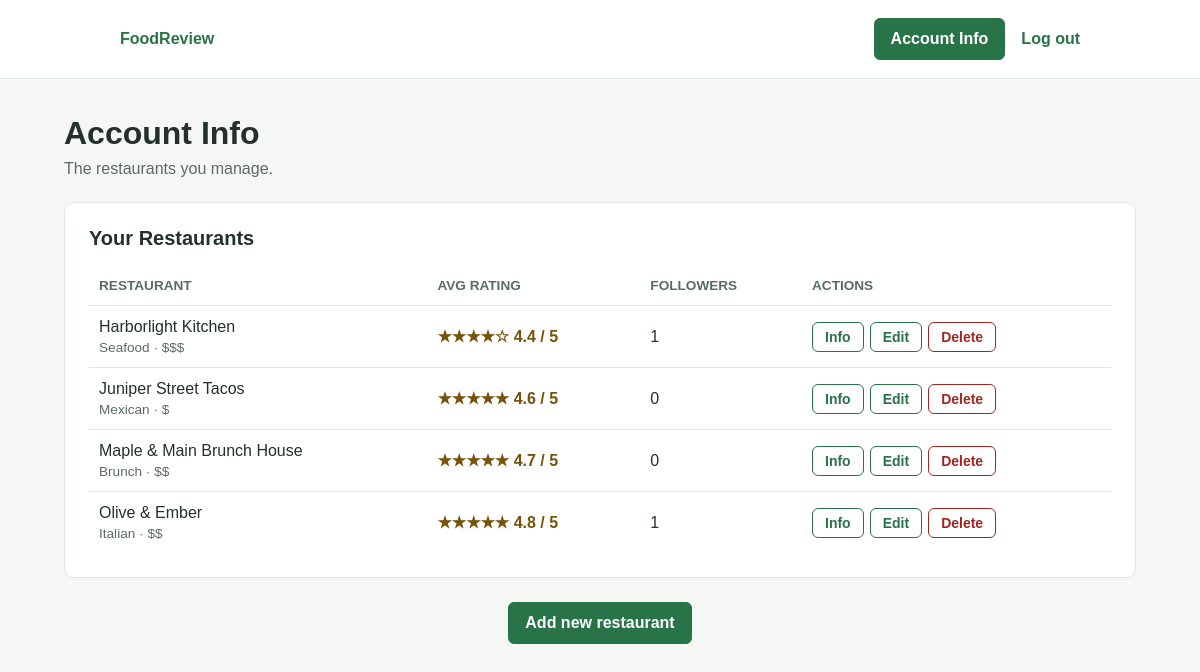
The page /owner-account-info.php (signed in) on the database its author committed.
### tables this page shows
CREATE TABLE restaurants (
    restaurant_id INTEGER PRIMARY KEY,
    owner_user_id INTEGER NOT NULL,
    name VARCHAR(255) NOT NULL,
    cuisine_type VARCHAR(100) NOT NULL,
    price_range VARCHAR(50) NOT NULL CHECK (price_range IN ('$', '$$', '$$$', '$$$$')),
    address VARCHAR(255) NOT NULL,
    city VARCHAR(100) NOT NULL,
    phone VARCHAR(30) NOT NULL,
    avg_rating DECIMAL(3, 2),
    created_at TIMESTAMP NOT NULL DEFAULT CURRENT_TIMESTAMP,
    FOREIGN KEY (owner_user_id) REFERENCES users (user_id)
);

### includes/auth.php (called while the page is built, shortened)
<?php
require_once __DIR__ . '/db.php';
function currentUser(): ?array
{
    return $_SESSION['user'] ?? null;
}
function hasRole(string ...$roles): bool
{
    $user = currentUser();
    return $user !== null && in_array($user['role'], $roles, true);
}
    ?>
    <?php
function getOwnedRestaurantIds(): array
{
    $statement = db()->prepare('SELECT restaurant_id FROM restaurants WHERE owner_user_id = ? ORDER BY restaurant_id');
    $statement->execute([currentUser()['id']]);
    return array_map('intval', $statement->fetchAll(PDO::FETCH_COLUMN));
}

### includes/db.php (called while the page is built, shortened)
<?php
function db(): PDO
{
    static $pdo = null;
    if ($pdo === null) {
        $path = __DIR__ . '/../database/restaurants.db';
        $pdo = new PDO('sqlite:' . $path);
        $pdo->setAttribute(PDO::ATTR_ERRMODE, PDO::ERRMODE_EXCEPTION);
        $pdo->setAttribute(PDO::ATTR_DEFAULT_FETCH_MODE, PDO::FETCH_ASSOC);
        $pdo->exec('PRAGMA foreign_keys = ON');
    }
    return $pdo;
}

### includes/restaurants.php (called while the page is built, shortened)
<?php
require_once __DIR__ . '/db.php';
function getRestaurantsByIds(array $restaurantIds): array
{
    $placeholders = implode(', ', array_fill(0, count($restaurantIds), '?'));
    $statement = db()->prepare(RESTAURANT_SELECT . " WHERE r.restaurant_id IN ($placeholders) ORDER BY r.name");
    $statement->execute(array_values($restaurantIds));
    return $statement->fetchAll();
}
function ratingStars($rating): string
{
    $fullStars = max(0, min(5, (int) round((float) $rating)));
    return str_repeat('★', $fullStars) . str_repeat('☆', 5 - $fullStars);
}
function formatRating($rating): string
{
    return $rating === null ? 'No ratings yet' : number_format((float) $rating, 1) . ' / 5';
}

### owner-account-info.php (the view, shortened to what this page needs)
<?php
require_once 'includes/auth.php';
require_once 'includes/restaurants.php';
$managedRestaurants = getRestaurantsByIds(getOwnedRestaurantIds());
?>
<!DOCTYPE html>
<html lang="en">
<head>
    <link rel="stylesheet" href="css/styles.css">
</head>
<body>
    <?php require_once 'includes/header.php'; ?>
    <main class="wide">
        <h1>Account Info</h1>
        <p class="intro">
            The restaurants you manage.
        </p>
        <section class="account-section" aria-labelledby="restaurants-heading">
            <h2 id="restaurants-heading">Your Restaurants</h2>
            <?php if (count($managedRestaurants) === 0): ?>
                <p class="intro">You don't have any restaurants yet. Add one to get started.</p>
            <?php else: ?>
                <div class="table-wrap">
                    <table class="data-table">
                        <thead>
                            <tr>
                                <th scope="col">Restaurant</th>
                                <th scope="col">Avg Rating</th>
                                <th scope="col">Followers</th>
                                <th scope="col">Actions</th>
                            </tr>
                        </thead>
                        <tbody>
                            <?php foreach ($managedRestaurants as $restaurant): ?>
                                <?php $restaurantId = (int) $restaurant['id']; ?>
                                <tr>
                                    <td>
                                        <?= htmlspecialchars($restaurant['name'], ENT_QUOTES, 'UTF-8') ?>
                                        <span class="cell-note"><?= htmlspecialchars($restaurant['cuisine'], ENT_QUOTES, 'UTF-8') ?> · <?= htmlspecialchars($restaurant['price_range'], ENT_QUOTES, 'UTF-8') ?></span>
                                    </td>
                                    <td class="rating" aria-label="Rating: <?= formatRating($restaurant['rating']) ?>"><?= ratingStars($restaurant['rating']) ?> <?= formatRating($restaurant['rating']) ?></td>
                                    <td><?= number_format($restaurant['followers']) ?></td>
                                    <td>
                                        <div class="table-actions">
                                            <a class="secondary-button button-small" href="restaurant-details.php?restaurant=<?= $restaurantId ?>">Info</a>
                                            <a class="secondary-button button-small" href="restaurant-edit.php?restaurant=<?= $restaurantId ?>">Edit</a>
                                            <a class="danger-button button-small" href="restaurant-delete.php?restaurant=<?= $restaurantId ?>">Delete</a>
                                        </div>
                                    </td>
                                </tr>
                            <?php endforeach; ?>
                        </tbody>
                    </table>
                </div>
            <?php endif; ?>
        </section>
        <div class="center-action">
            <a class="details-button" href="restaurant-add.php">Add new restaurant</a>
        </div>
    </main>
</body>
</html>

### css/styles.css (style rules this page uses)
* { box-sizing: border-box; }
body { background: #f5f7f4; color: #23312a; font-family: Arial, sans-serif; margin: 0; }
main { margin: 0 auto; max-width: 960px; padding: 36px 24px; }
main.wide { max-width: 1120px; }
h1 { margin: 0 0 8px; }
.intro { color: #5c6b62; margin: 0 0 24px; }
.details-button, .account-button, .follow-button, .secondary-button, .danger-button { border: 1px solid transparent; border-radius: 6px; cursor: pointer; display: inline-block; font: inherit; font-weight: 600; padding: 11px 16px; text-align: center; text-decoration: none; }
.details-button, .account-button, .follow-button { background: #287348; border-color: #287348; color: #fff; }
.secondary-button { background: #fff; border-color: #287348; color: #287348; }
.danger-button { background: #fff; border-color: #a12622; color: #a12622; }
.button-small { font-size: 0.875rem; padding: 6px 12px; }
.rating { color: #76520a; font-weight: 600; }
.account-section { background: #fff; border: 1px solid #e1e8e2; border-radius: 10px; padding: 24px; }
.account-section > h2 { font-size: 1.25rem; margin: 0 0 16px; }
.table-wrap { overflow-x: auto; }
.data-table { border-collapse: collapse; width: 100%; }
.data-table th, .data-table td { border-bottom: 1px solid #e1e8e2; padding: 12px 10px; text-align: left; vertical-align: middle; }
.data-table th { color: #5c6b62; font-size: 0.85rem; text-transform: uppercase; }
.data-table tbody tr:last-child td { border-bottom: 0; }
.data-table td.rating { white-space: nowrap; }
.cell-note { color: #5c6b62; display: block; font-size: 0.85rem; margin-top: 4px; }
.table-actions { display: flex; gap: 6px; }
.center-action { margin-top: 24px; text-align: center; }

### rows shown on the page
restaurants: name "Harborlight Kitchen", cuisine_type "Seafood", price_range "$$$", avg_rating "★★★★☆", avg_rating "4.4 / 5", followers "1"
restaurants: name "Juniper Street Tacos", cuisine_type "Mexican", price_range "$", avg_rating "★★★★★", avg_rating "4.6 / 5", followers "0"
restaurants: name "Maple & Main Brunch House", cuisine_type "Brunch", price_range "$$", avg_rating "★★★★★", avg_rating "4.7 / 5", followers "0"
restaurants: name "Olive & Ember", cuisine_type "Italian", price_range "$$", avg_rating "★★★★★", avg_rating "4.8 / 5", followers "1"
